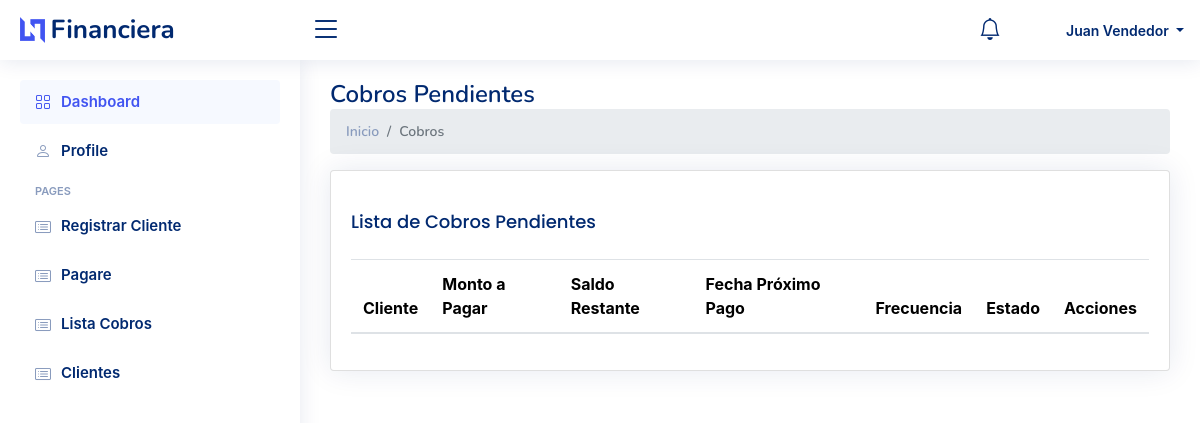
Before: /listaCobros.php (signed in) with the older database file.
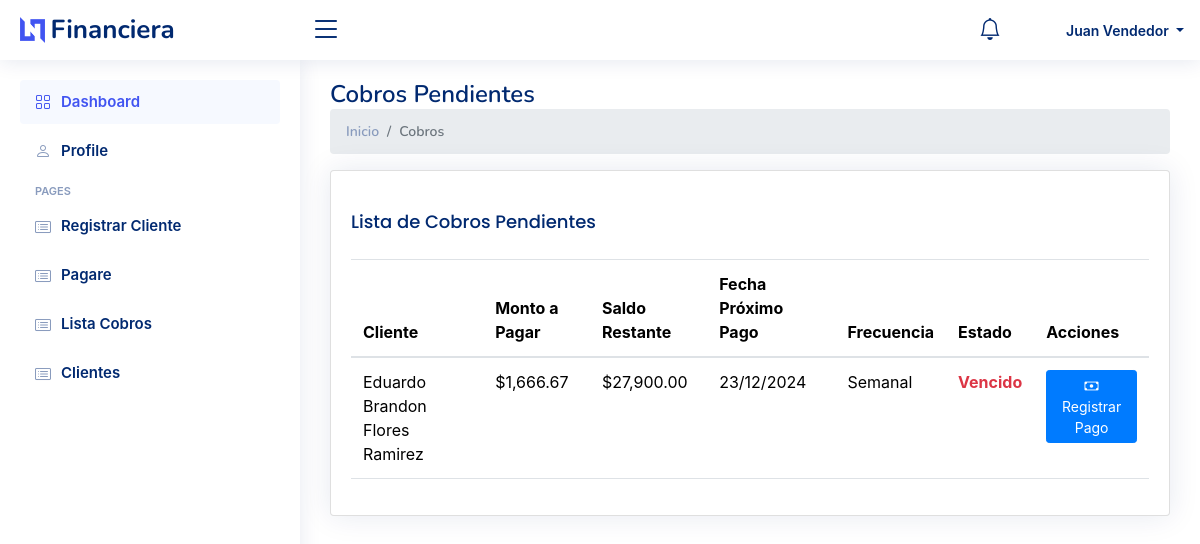
After: the same page with the newer database file.
### tables this page shows
CREATE TABLE `prestamos` (
  `id` bigint(20) NOT NULL,
  `cliente_id` bigint(20) NOT NULL,
  `monto` decimal(10,2) NOT NULL,
  `plazo` int(11) NOT NULL,
  `tasa_interes` decimal(5,2) NOT NULL,
  `estado` enum('Pendiente','Completado') NOT NULL DEFAULT 'Pendiente',
  `ruta_firma_prestamo` varchar(255) NOT NULL,
  `fecha_solicitud` timestamp NOT NULL DEFAULT current_timestamp(),
  `estado_solicitud` enum('pendiente','aprobado','rechazado') DEFAULT 'pendiente',
  `monto_autorizado` decimal(10,2) DEFAULT NULL,
  `plazo_semanas` int(11) DEFAULT NULL,
  `fecha_autorizacion` datetime DEFAULT NULL,
  `fecha_primer_pago` date DEFAULT NULL,
  `fecha_ultimo_pago` date DEFAULT NULL,
  `autorizado_por` bigint(20) DEFAULT NULL,
  `monto_total` decimal(10,2) GENERATED ALWAYS AS (`monto_autorizado` + `monto_autorizado` * `tasa_interes` / 100) STORED,
  `pago_por_periodo` decimal(10,2) GENERATED ALWAYS AS (case when `frecuencia_pago` = 'quincenal' then `monto_total` / (`plazo_semanas` / 2) else `monto_total` / `plazo_semanas` end) STORED,
  `saldo_restante` decimal(10,2) DEFAULT NULL,
  `frecuencia_pago` enum('semanal','quincenal') NOT NULL DEFAULT 'semanal'
);

CREATE TABLE `clientes` (
  `id` bigint(20) NOT NULL,
  `nombre_completo` varchar(255) NOT NULL,
  `fecha_nacimiento` date NOT NULL,
  `email` varchar(255) NOT NULL,
  `telefono` varchar(20) NOT NULL,
  `genero` char(1) NOT NULL,
  `id_vendedor` bigint(20) DEFAULT NULL,
  `ruta_firma` varchar(255) DEFAULT NULL,
  `estado` enum('Activo','Inactivo') NOT NULL DEFAULT 'Activo'
);

### listaCobros.php (the view, shortened to what this page needs)
<?php
require_once 'config.php';
include 'views/head.php';
include 'views/header.php';
include 'views/nav_menu.php';
$sql = "SELECT
    p.id as prestamo_id,
    c.nombre_completo as nombre_cliente,
    p.monto_autorizado as monto,
    p.tasa_interes,
    p.fecha_primer_pago,
    p.fecha_ultimo_pago,
    p.frecuencia_pago,
    p.saldo_restante,
    p.plazo_semanas,
    CASE
        WHEN p.fecha_primer_pago < CURRENT_DATE THEN 'Vencido'
        WHEN p.fecha_primer_pago = CURRENT_DATE THEN 'Vence Hoy'
        ELSE 'Pendiente'
    END as estado_vencimiento
FROM prestamos p
INNER JOIN clientes c ON p.cliente_id = c.id
WHERE p.estado_solicitud = 'aprobado'
AND p.saldo_restante > 0
ORDER BY p.fecha_primer_pago ASC  ";
$stmt = $conn->prepare($sql);
$stmt->execute();
$pagos_pendientes = $stmt->fetchAll(PDO::FETCH_ASSOC);
?>
<main id="main" class="main">
    <div class="pagetitle">
        <h1>Cobros Pendientes</h1>
        <nav>
            <ol class="breadcrumb">
                <li class="breadcrumb-item"><a href="index.php">Inicio</a></li>
                <li class="breadcrumb-item active">Cobros</li>
            </ol>
        </nav>
    </div>
    <section class="section">
        <div class="row">
            <div class="col-lg-12">
                <div class="card">
                    <div class="card-body">
                        <h5 class="card-title">Lista de Cobros Pendientes</h5>
                        <table class="table datatable">
                            <thead>
                                <tr>
                                    <th>Cliente</th>
                                    <th>Monto a Pagar</th>
                                    <th>Saldo Restante</th>
                                    <th>Fecha Próximo Pago</th>
                                    <th>Frecuencia</th>
                                    <th>Estado</th>
                                    <th>Acciones</th>
                                </tr>
                            </thead>
                            <tbody>
                                <?php foreach ($pagos_pendientes as $pago):
                                    $monto_pago = $pago['frecuencia_pago'] == 'quincenal' ?
                                        $pago['monto'] / (($pago['plazo_semanas'] / 2)) :
                                        $pago['monto'] / $pago['plazo_semanas'];
                                    $clase_estado = '';
                                    switch ($pago['estado_vencimiento']) {
                                        case 'Vencido':
                                            $clase_estado = 'text-danger fw-bold';
                                            break;
                                    }
                                ?>
                                    <tr>
                                        <td><?php echo htmlspecialchars($pago['nombre_cliente']); ?></td>
                                        <td>$<?php echo number_format($monto_pago, 2); ?></td>
                                        <td>$<?php echo number_format($pago['saldo_restante'], 2); ?></td>
                                        <td><?php echo date('d/m/Y', strtotime($pago['fecha_primer_pago'])); ?></td>
                                        <td><?php echo ucfirst($pago['frecuencia_pago']); ?></td>
                                        <td class="<?php echo $clase_estado; ?>">
                                            <?php echo $pago['estado_vencimiento']; ?>
                                        </td>
                                        <td>
                                            <button class="btn btn-primary btn-sm"
                                                    onclick="mostrarDetallesCobro(<?php echo htmlspecialchars(json_encode($pago)); ?>)">
                                                <i class="bi bi-cash"></i> Registrar Pago
                                            </button>
                                        </td>
                                    </tr>
                                <?php endforeach; ?>
                            </tbody>
                        </table>
                    </div>
                </div>
            </div>
        </div>
    </section>
</main>

Changed rows visible on the page:
added prestamos: cliente.nombre_completo "Eduardo Brandon Flores Ramirez", monto_pago "1,666.67", saldo_restante "27,900.00", fecha_primer_pago "23/12/2024", frecuencia_pago "Semanal", estado_vencimiento "Vencido"
